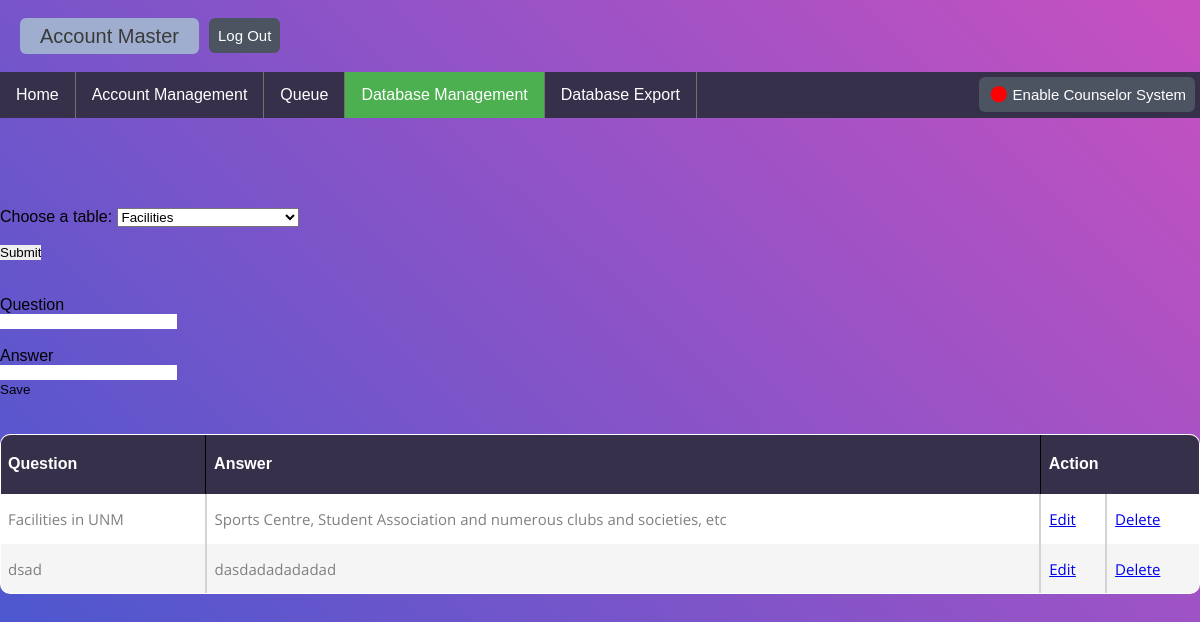
The page /public/admin/databaseManage.php (signed in) on the database as committed earlier.
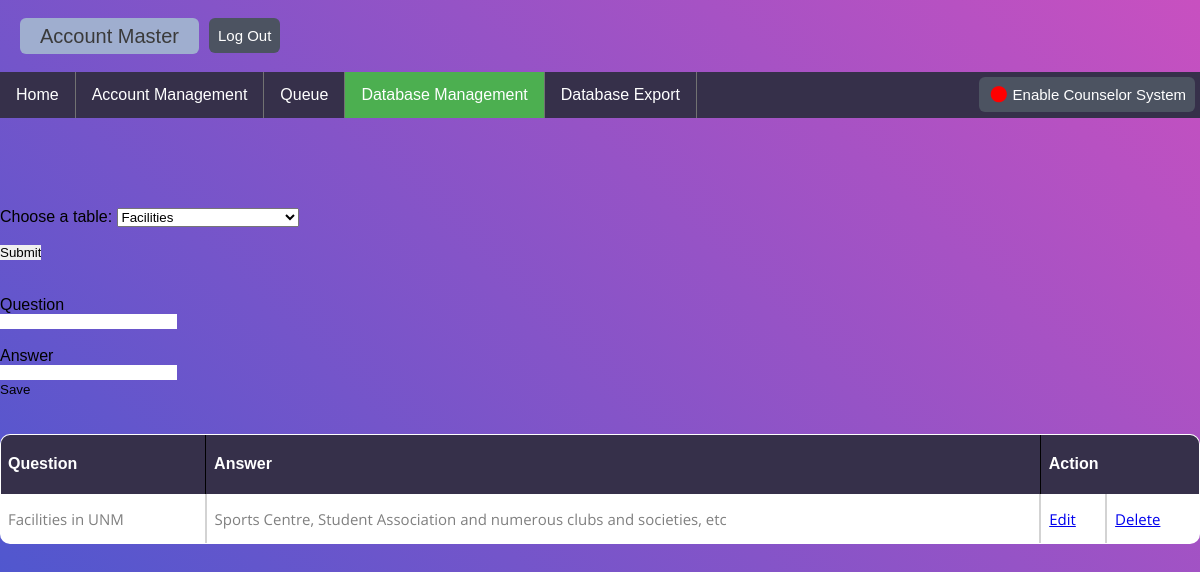
The same page on the database as committed later.
### tables this page shows
CREATE TABLE `faq_facilities` (
  `no` int(11) NOT NULL,
  `alias` varchar(300) NOT NULL,
  `question` varchar(300) NOT NULL,
  `answer` varchar(300) NOT NULL
);

### src/databaseManage.php (called while the page is built, shortened)
<?php
	$question = "";
	$answer = "";
	$update = false;
	if (isset($_SESSION['table'])){
		$table= $_SESSION['table'];
	}else{
		$table="faq_facilities";
	}
?>

### public/admin/databaseManage.php (the view, shortened to what this page needs)
<?php
	include('../../config/database_connect.php');
	if($_SESSION['Staff_ID'] != NULL) {
	  $StaffID=$_SESSION['Staff_ID'];
	} else {
	  header('Location:Staff-SignIn.php');
	}
	$Query="SELECT * FROM staff WHERE Staff_ID=$StaffID";
	$query = $link->prepare($Query);
	$query->execute();
	$result = $query->get_result();
	$r = $result->fetch_array(MYSQLI_ASSOC);
	$Staff_First_Name = $r['First_Name'];
	$Staff_Last_Name  = $r['Last_Name'];
	include('../../src/databaseManage.php');
?>
<!DOCTYPE html>
<html>
<link rel="stylesheet" type="text/css" href="../../design/AdminStyle.css">
<body>
    <br>
    <button class="Staff-Name" style="float: left"><?php echo "$Staff_Last_Name $Staff_First_Name"?></button>
    <button class="LogOut" style="float: left" onclick = "window.location.href='Staff-SignIn.php'">Log Out</button>
    <br><br><br>
    <ul>
        <li><a href="Admin.php">Home</a></li>
        <li><a href="accountManage.php">Account Management</a></li>
        <li><a href="AdminQueue.php">Queue</a></li>
        <li><a class="active" href="databaseManage.php">Database Management</a></li>
        <li><a href="export.php">Database Export</a></li>
        <li style="float:right"><button class="activeButton" onClick = "Auto_Button()">
            <span id = "EAutoB" class = "DotR">&#x25cf</span> &nbsp;&nbsp;&nbsp;&nbsp;&nbsp;&nbsp;<span id="Auto_Status">Enable</span> Counselor System
        </button></li>
    </ul>
    <br><br><br><br><br>
<?php $results = mysqli_query($db, "SELECT * FROM $table"); ?>
<form >
  <label >Choose a table:</label>
  <select name="tableSelected">
    <option <?php if($_SESSION['table'] == 'faq_facilities'){echo("selected");}?> value="faq_facilities">Facilities</option>
  </select>
  <br><br>
  <input type="submit" name="tableSubmit">
</form>
<br><br>
<form method="post" action="../../src/databaseManage.php" >
		<div class="input-group">
			<label>Question </label>
			<input type="text" name="question" value="<?php echo $question; ?>">
		</div>
		<br>
		<div class="input-group">
			<label>Answer</label>
			<input type="text" name="answer" value="<?php echo $answer; ?>">
		</div>
		<div class="input-group">
        <?php if ($update == true): ?>
	        <button onClick = "log_update()" class="btn" type="submit" name="update" >update</button>
        <?php else: ?>
            <button onClick = "log_save()" class="btn" type="submit" name="save" >Save</button>
        <?php endif ?>
		</div>
</form>
<br><br>
<table>
	<thead>
		<tr>
			<th>Question</th>
			<th>Answer</th>
			<th colspan="2">Action</th>
		</tr>
	</thead>
	<?php while ($row = mysqli_fetch_array($results)) { ?>
		<tr>
			<td><?php echo $row['question']; ?></td>
			<td><?php echo $row['answer']; ?></td>
			<td>
				<a onClick="log_edit()" href="databaseManage.php?edit=<?php echo $row['no']; ?>" class="edit_btn" >Edit</a>
			</td>
			<td>
				<a onClick="log_delete()" href="databaseManage.php?del=<?php echo $row['no']; ?>&table=<?php echo $table; ?>" class="del_btn">Delete</a>
			</td>
		</tr>
	<?php } ?>
</table>
<br><br><br><br>
</body>
</html>

Rows that differ between the two databases and show on the page:
removed faq_facilities: question "dsad", answer "dasdadadadadad"
